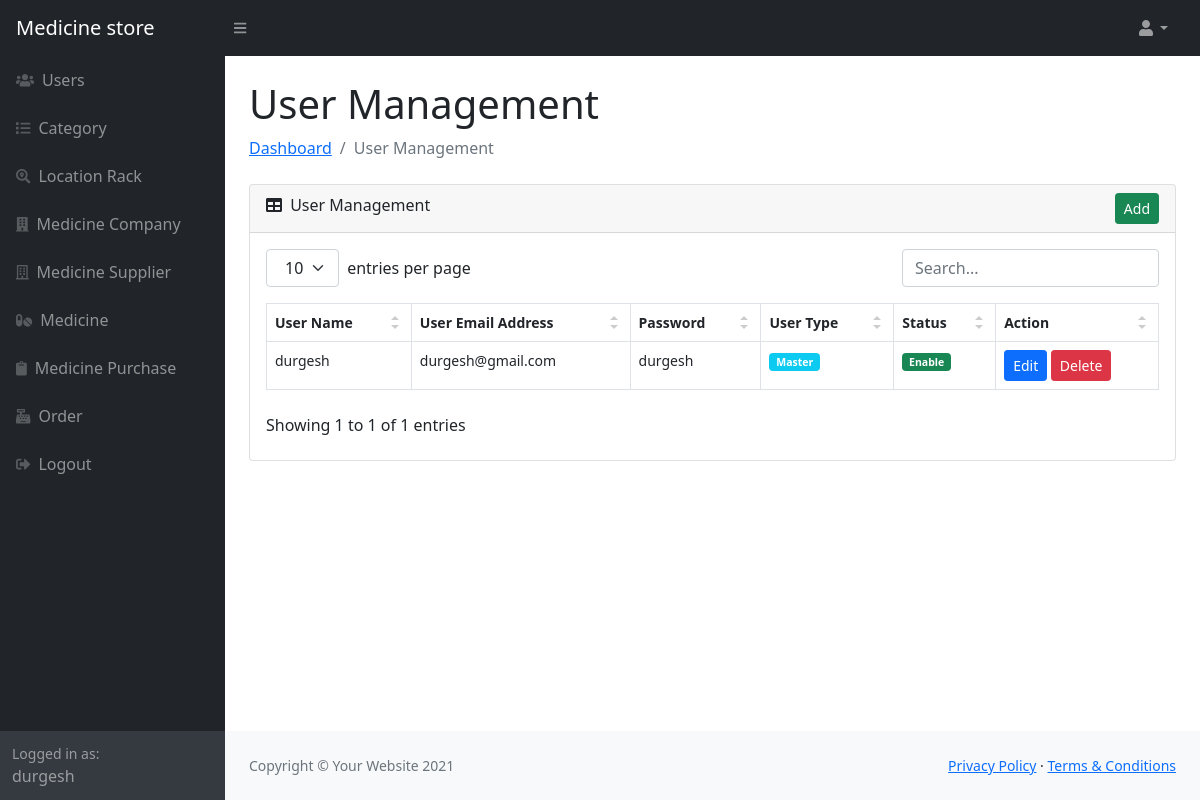
Page /user.php (signed in) on the committed database.
### tables this page shows
CREATE TABLE `user_msbs` (
  `user_id` int NOT NULL AUTO_INCREMENT,
  `user_name` varchar(200) NOT NULL,
  `user_email` varchar(200) NOT NULL,
  `user_password` varchar(100) NOT NULL,
  `user_type` enum('Master','User') NOT NULL,
  `user_status` enum('Enable','Disable') NOT NULL,
  `user_created_on` datetime NOT NULL,
  PRIMARY KEY (`user_id`)
);

### user.php (the view, shortened to what the rows shown need)
<?php
include('class/db.php');
$object = new db();
$object->query = "
    SELECT * FROM user_msbs
    ORDER BY user_id DESC
";
$result = $object->get_result();
$error = '';
include('header.php');
?>
                        <div class="container-fluid px-4">
                            <h1 class="mt-4">User Management</h1>
                        <?php
                        if(isset($_GET["action"], $_GET["code"]))
                        {
                            if($_GET["action"] == 'add')
                            {
                        ?>
                            <ol class="breadcrumb mb-4">
                                <li class="breadcrumb-item"><a href="index.php">Dashboard</a></li>
                                <li class="breadcrumb-item"><a href="user.php">User Management</a></li>
                                <li class="breadcrumb-item active">Add User</li>
                            </ol>
                            <div class="row">
                                <div class="col-md-6">
                                    <?php
                                    if(isset($error) && $error != '')
                                    {
                                        echo '<div class="alert alert-danger alert-dismissible fade show" role="alert"><ul class="list-unstyled">'.$error.'</ul> <button type="button" class="btn-close" data-bs-dismiss="alert" aria-label="Close"></button></div>';
                                    }
                                    ?>
                                    <div class="card mb-4">
                                        <div class="card-header">
                                            <i class="fas fa-user-plus"></i> Add New User
                                        </div>
                                        <div class="card-body">
                                            <form method="post">
                                                <div class="form-floating mb-3">
                                                    <input class="form-control" id="user_name" type="text" placeholder="Enter User Name" name="user_name" value="<?php if(isset($_POST["user_name"])) echo $_POST["user_name"]; ?>" />
                                                    <label for="user_name">User Name</label>
                                                </div>
                                                <div class="form-floating mb-3">
                                                    <input class="form-control" id="user_email" type="text" placeholder="Enter User Email Address" name="user_email" value="<?php if(isset($_POST["user_email"])) echo $_POST["user_email"]; ?>" />
                                                    <label for="user_email">Email Address</label>
                                                </div>
                                                <div class="form-floating mb-3">
                                                    <input class="form-control" id="user_password" type="password" placeholder="Enter User Password" name="user_password" value="<?php if(isset($_POST["user_password"])) echo $_POST["user_password"]; ?>" />
                                                    <label for="user_password">Password</label>
                                                </div>
                                                <div class="mt-4 mb-0">
                                                    <input type="submit" name="add_user" class="btn btn-success" value="Add" />
                                                </div>
                                            </form>
                                        </div>
                                    </div>
                                </div>
                            </div>
                        <?php
                            }
                            else if($_GET["action"] == 'edit')
                            {
                                $user_id = $object->convert_data(trim($_GET["code"]), 'decrypt');
                                if($user_id > 0)
                                {
                                    $object->query = "
                                    SELECT * FROM user_msbs
                                    WHERE user_id = '$user_id'
                                    ";
                                    $user_result = $object->get_result();
                                    foreach($user_result as $user_row)
                                    {
                                ?>
                                <ol class="breadcrumb mb-4">
                                    <li class="breadcrumb-item"><a href="index.php">Dashboard</a></li>
                                    <li class="breadcrumb-item"><a href="user.php">User Management</a></li>
                                    <li class="breadcrumb-item active">Edit User</li>
                                </ol>
                                <div class="row">
                                    <div class="col-md-6">
                                        <?php
                                        if(isset($error) && $error != '')
                                        {
                                            echo '<div class="alert alert-danger alert-dismissible fade show" role="alert"><ul class="list-unstyled">'.$error.'</ul> <button type="button" class="btn-close" data-bs-dismiss="alert" aria-label="Close"></button></div>';
                                        }
                                        ?>
                                        <div class="card mb-4">
                                            <div class="card-header">
                                                <i class="fas fa-user-edit"></i> Edit User Details
                                            </div>
                                            <div class="card-body">
                                                <form method="post">
                                                    <div class="form-floating mb-3">
                                                        <input class="form-control" id="user_name" type="text" placeholder="Enter User Name" name="user_name" value="<?php echo $user_row["user_name"]; ?>" />
                                                        <label for="user_name">User Name</label>
                                                    </div>
                                                    <div class="form-floating mb-3">
                                                        <input class="form-control" id="user_email" type="text" placeholder="Enter User Email Address" name="user_email" value="<?php echo $user_row["user_email"]; ?>" />
                                                        <label for="user_email">Email Address</label>
                                                    </div>
                                                    <div class="form-floating mb-3">
                                                        <input class="form-control" id="user_password" type="password" placeholder="Enter User Password" name="user_password" value="<?php echo $user_row["user_password"]; ?>" />
                                                        <label for="user_password">Password</label>
                                                    </div>
                                                    <div class="mt-4 mb-0">
                                                        <input type="hidden" name="user_id" value="<?php echo trim($_GET["code"]); ?>" />
                                                        <input type="submit" name="edit_user" class="btn btn-primary" value="Edit" />
                                                    </div>
                                                </form>
                                            </div>
                                        </div>
                                    </div>
                                </div>
                                <?php
                                    }
                                }
                                else
                                {
                                    echo '<div class="alert alert-info">Something Went Wrong</div>';
                                }
                            }
                            else
                            {
                                echo '<div class="alert alert-info">Something Went Wrong</div>';
                            }
                        ?>
                        <?php
                        }
                        else
                        {
                        ?>
                            <div class="card mb-4">
                                <div class="card-body">
                                    <table id="datatablesSimple">
                                        <thead>
                                            <tr>
                                                <th>User Name</th>
                                                <th>User Email Address</th>
                                                <th>Password</th>
                                                <th>User Type</th>
                                                <th>Status</th>
                                                <th>Action</th>
                                            </tr>
                                        </thead>
                                        <tbody>
                                        <?php
                                        foreach($result as $row)
                                        {
                                            $user_type = '';
                                            $user_status = '';
                                            if($row["user_type"] == 'Master')
                                            {
                                                $user_type = '<div class="badge bg-info">Master</div>';
                                            }
                                            else
                                            {
                                                $user_type = '<div class="badge bg-warning">Sub User</div>';
                                            }
                                            if($row["user_status"] == 'Enable')
                                            {
                                                $user_status = '<div class="badge bg-success">Enable</div>';
                                            }
                                            else
                                            {
                                                $user_status = '<div class="badge bg-danger">Disable</div>';
                                            }
                                            echo '
                                            <tr>
                                                <td>'.$row["user_name"].'</td>
                                                <td>'.$row["user_email"].'</td>
                                                <td>'.$row["user_password"].'</td>
                                                <td>'.$user_type.'</td>
                                                <td>'.$user_status.'</td>
                                                <td>
                                                    <a href="user.php?action=edit&code='.$object->convert_data($row["user_id"]).'" class="btn btn-sm btn-primary">Edit</a>
                                                    <button type="button" name="delete_button" class="btn btn-danger btn-sm" onclick="delete_data(`'.$object->convert_data($row["user_id"]).'`, `'.$row["user_status"].'`); ">Delete</button>
                                                </td>
                                            </tr>
                                            ';
                                        }
                                        ?>
                                        </tbody>
                                    </table>
                                </div>
                            </div>
                        <?php
                        }
                        ?>
                        </div>
<?php
include('footer.php');
?>

### header.php (shortened to what the rows shown need)
<!DOCTYPE html>
<html lang="en">
    <head>
        <link href="<?php echo $object->base_url; ?>css/simple-datatables-style.css" rel="stylesheet" />
        <link href="<?php echo $object->base_url; ?>css/styles.css" rel="stylesheet" />
        <link rel="stylesheet" href="<?php echo $object->base_url; ?>css/vanillaSelectBox.css" />
    </head>
    <body class="sb-nav-fixed">
        <div id="layoutSidenav">
            <div id="layoutSidenav_nav">
                <nav class="sb-sidenav accordion sb-sidenav-dark" id="sidenavAccordion">
                    <div class="sb-sidenav-menu">
                        <div class="nav">
                        </div>
                    </div>
                    <div class="sb-sidenav-footer">
                        <div class="small">Logged in as:</div>
                        <?php echo $object->Get_user_name(); ?>
                    </div>
                </nav>
            </div>
            <div id="layoutSidenav_content">
                <main>

### rows in the picture
user_msbs: user_name "durgesh", user_email "durgesh@gmail.com", user_password "durgesh", user_type "Master", user_status "Enable"
